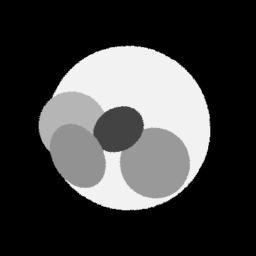
#> input picture 00114.png, 256 x 256 px
$ python tvm.py
#> lines starting #> are read from the running program, lines starting #| are printed output that depends on the picture
#!/usr/bin/env python
# -*- coding: utf-8 -*-
# @Author  : Guanglei Ding
# @contact : dingguanglei.ai@gmail.com
# @Site    : https://github.com/dingguanglei
# @File    : tvm.py

import numpy as np
import matplotlib.pyplot as plt
from skimage.transform import radon, iradon, iradon_sart
from skimage.restoration import denoise_tv_bregman
from PIL import Image
from tqdm import tqdm
import imageio

file_path = r"00114.png"
angles = np.arange(-80., 80., 2)

with Image.open(file_path) as img:
#> img is the input picture: PIL image 256x256 L; min 0, max 242, mean 63.9
    img = img.convert("L")
P = np.asarray(img) / 255.
plt.imshow(P, cmap=plt.cm.Greys_r)
plt.show()

sinogram = radon(P, theta=angles, circle=True)
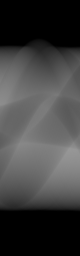
#> sinogram: shape (256, 80) float64; min 0, max 151.3, mean 64.1

# SART
iter = 30
relaxation = 0.8
weight = 1
max_iter = 5
epsilon = 1e-6

recon_SART = iradon_sart(sinogram, theta=angles, relaxation=relaxation)
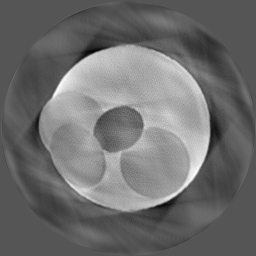
#> recon_SART: shape (256, 256) float64; min -0.875, max 1.73, mean 0.25; drawn with min black and max white
last_error = np.mean((recon_SART - P) ** 2)
#> last_error = 0.0209
frames = []
for i in tqdm(range(iter)):
    recon_SART = iradon_sart(sinogram, theta=angles, image=recon_SART, relaxation=relaxation)
    frames.append(recon_SART)
    recon_SART = denoise_tv_bregman(recon_SART, weight=weight, max_iter=max_iter)
    frames.append(recon_SART)
    now_error = np.mean((recon_SART - P) ** 2)
    if abs(last_error - now_error) > epsilon:
        # print("ERROR:%04f" % now_error)
        last_error = now_error
    else:
        print("Finish!")
        break
#> this loop made 17 passes
#> (now_error, last_error) on passes 1 to 12: (0.0182, 0.0182), (0.00622, 0.00622), (0.00378, 0.00378), (0.00211, 0.00211), (0.002, 0.002), (0.00159, 0.00159), (0.00156, 0.00156), (0.0014, 0.0014), (0.00136, 0.00136), (0.00134, 0.00134), (0.00133, 0.00133), (0.00132, 0.00132)
#> now_error on pass 17: 0.00131
#> pass 1, `recon_SART = iradon_sart(sinogram, theta=angles, image=recon_SART, rel..`:
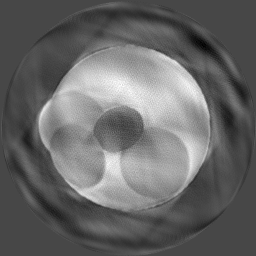
#> recon_SART: shape (256, 256) float64; min -0.556, max 1.43, mean 0.251; drawn with min black and max white
#> pass 2, `recon_SART = iradon_sart(sinogram, theta=angles, image=recon_SART, rel..`:
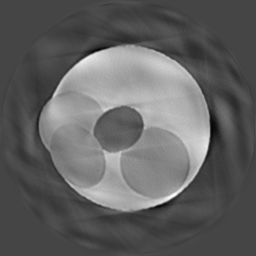
#> recon_SART: shape (256, 256) float64; min -0.613, max 1.64, mean 0.25; drawn with min black and max white
#> pass 2, `recon_SART = denoise_tv_bregman(recon_SART, weight=weight, max_iter=ma..`:
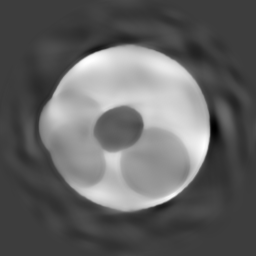
#> recon_SART: shape (256, 256) float64; min -0.409, max 1.29, mean 0.25; drawn with min black and max white
#> after the loop:
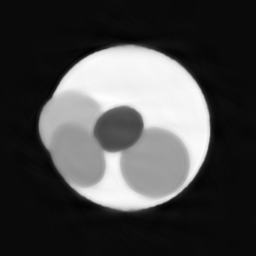
#> recon_SART: shape (256, 256) float64; min -0.0432, max 0.989, mean 0.25; drawn with min black and max white
#> after the loop, frames = 34 items; last_error = 0.00131
plt.imshow(recon_SART, cmap=plt.cm.Greys_r)
plt.show()

imageio.mimsave("tvm_processing.gif", frames, 'GIF', duration=0.5)
